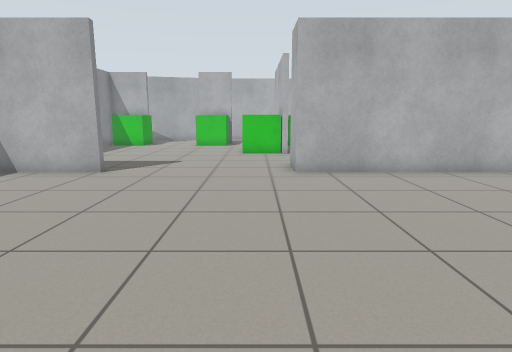
View 1 (above)

17 first-person views from a walk through a Gazebo world. The camera is 0.94 m above the floor, tilts 10° down and sees 75° across. The floor is counted in squares, 0.5 m on a side. Each view is taken from the middle of a square. On the plan, view 1 faces up. The plan holds only what a view shows up to about 17 squares ahead; the rest is blank.

View 2
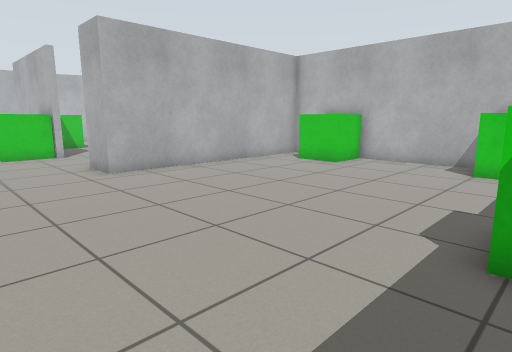

View 3
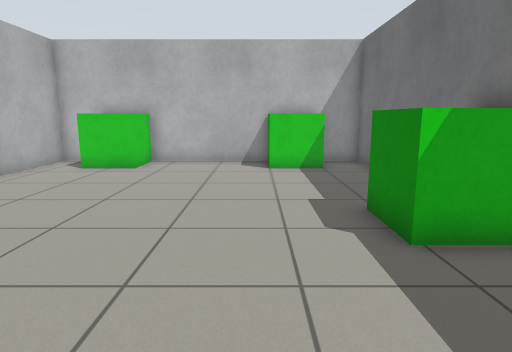

View 4
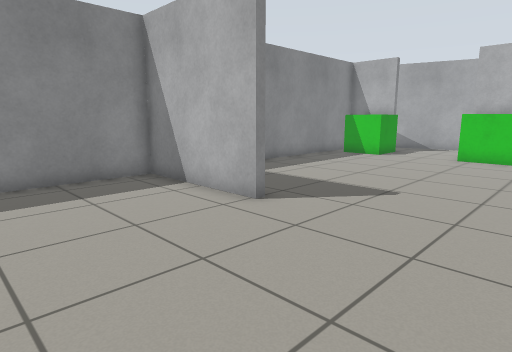

View 5
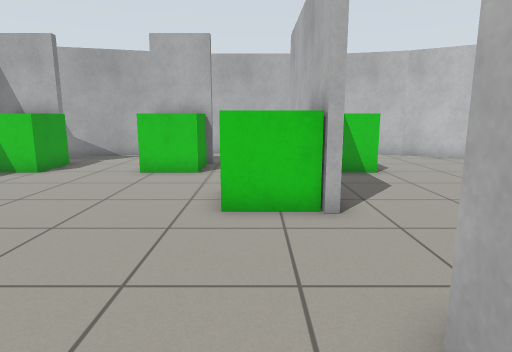

View 6
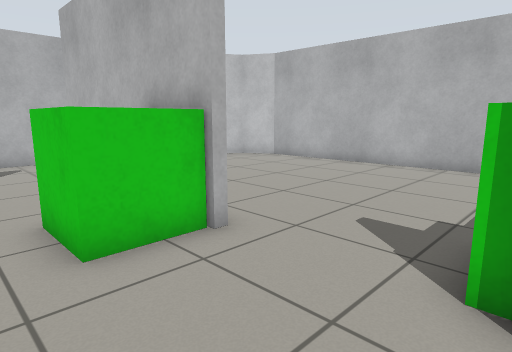

View 7
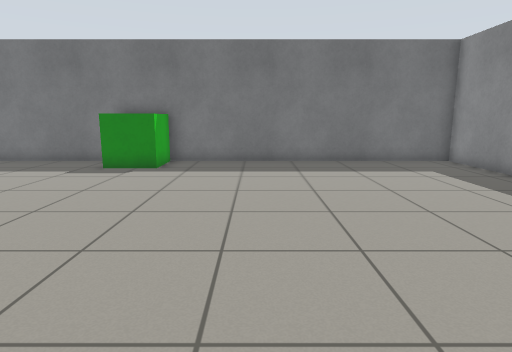

View 8
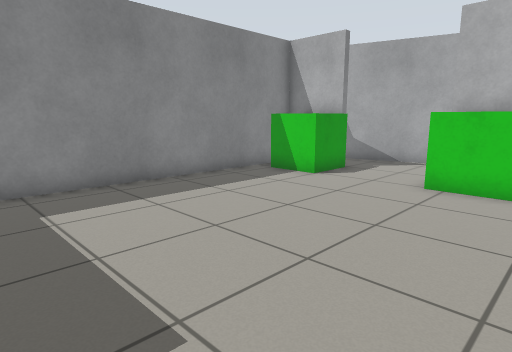

View 9
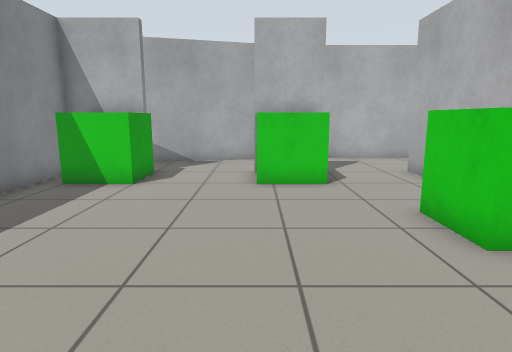

View 10
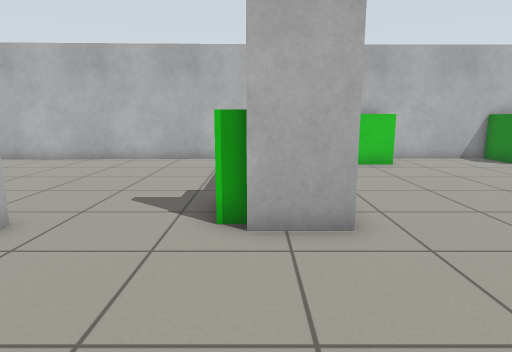

View 11
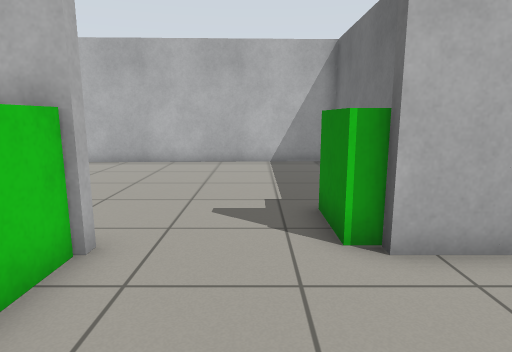

View 12
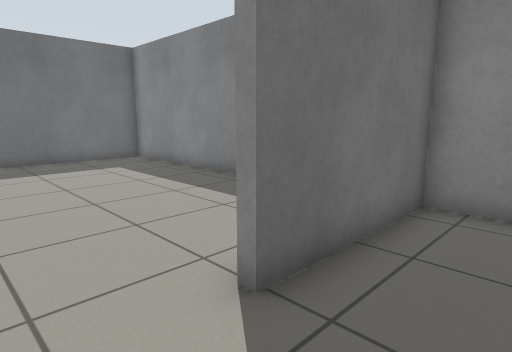

View 13
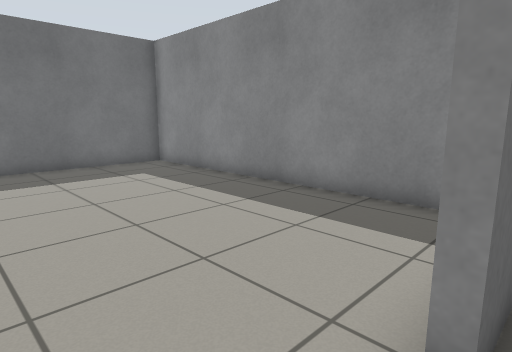

View 14
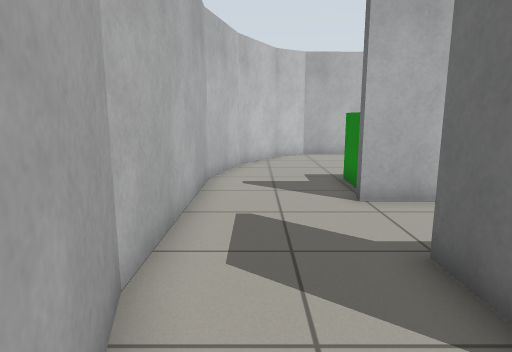

View 15
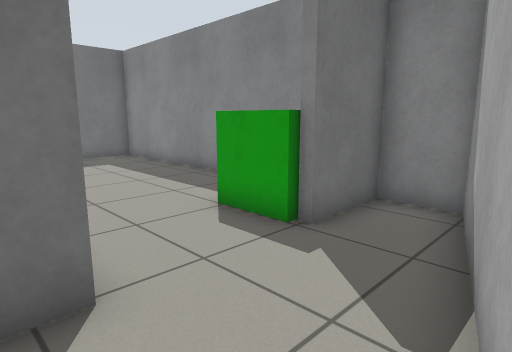

View 16
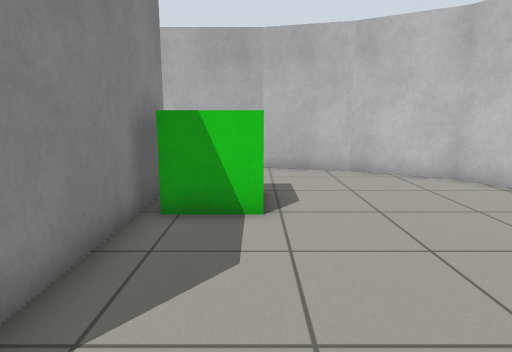

View 17
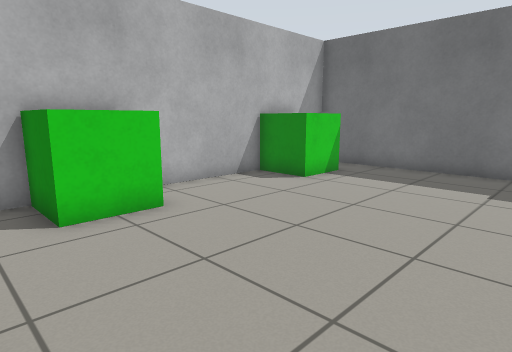

### Floor plan
Points are (right, up) in squares from view 1. A wall is a line through its corners. A room is listed if a view was taken in it or the views show most of it. See-through windows are left out.
Room 1 (views 1, 2, 3, 4, 5, 6, 7, 8, 9, 10, 11, 12, 13, 14, 15, 16, 17)
walls: (5.4, 11.7) (11.3, 11.7) (10.9, 24.6) (10.1, 26.1) (7.3, 27.7); (1.4, 19.6) (1.4, 22.5); (1.7, 22.5) (1.7, 18.8); (11.3, 9.6) (11.3, 11.3) (4.4, 11.3); (-9.4, 24.4) (-10.4, 24.4) (-10.4, 11.7) (-5.4, 11.7) (-5.4, 11.3) (-10.4, 11.3) (-10.4, -1.4) (1.5, -1.4); (3.4, -1.4) (11.3, -1.4) (11.3, 0.4); (11.3, 2.6) (11.3, 7.4); (-2.6, 28.5) (-10.4, 26.4) (-10.4, 24.7) (-8.4, 24.7); (4.4, 28.5) (-2.7, 28.5); (7.3, 27.6) (4.2, 28.5)
objects: green box (-9, 23) to (-8, 24); green box (-4, 23) to (-2, 24); green box (0, 18) to (1, 19); green box (2, -1) to (3, 0); green box (2, 12) to (4, 13); green box (2, 23) to (4, 24); green box (10, 1) to (11, 2); green box (10, 8) to (11, 9)

Positions as (right, up) in squares from view 1, and headings:
1: (0, 0), facing up
2: (-3, 0), facing up-right
3: (-3, 3), facing right
4: (0, 6), facing up-left
5: (0, 11), facing up
6: (-2, 13), facing up-right
7: (-2, 13), facing down
8: (-1, 13), facing up-left
9: (-4, 13), facing up
10: (-4, 13), facing right
11: (-3, 15), facing right
12: (-3, 14), facing down-left
13: (-3, 12), facing down-left
14: (-6, 27), facing right
15: (-3, 28), facing down-left
16: (4, 16), facing up
17: (3, 11), facing down-right
